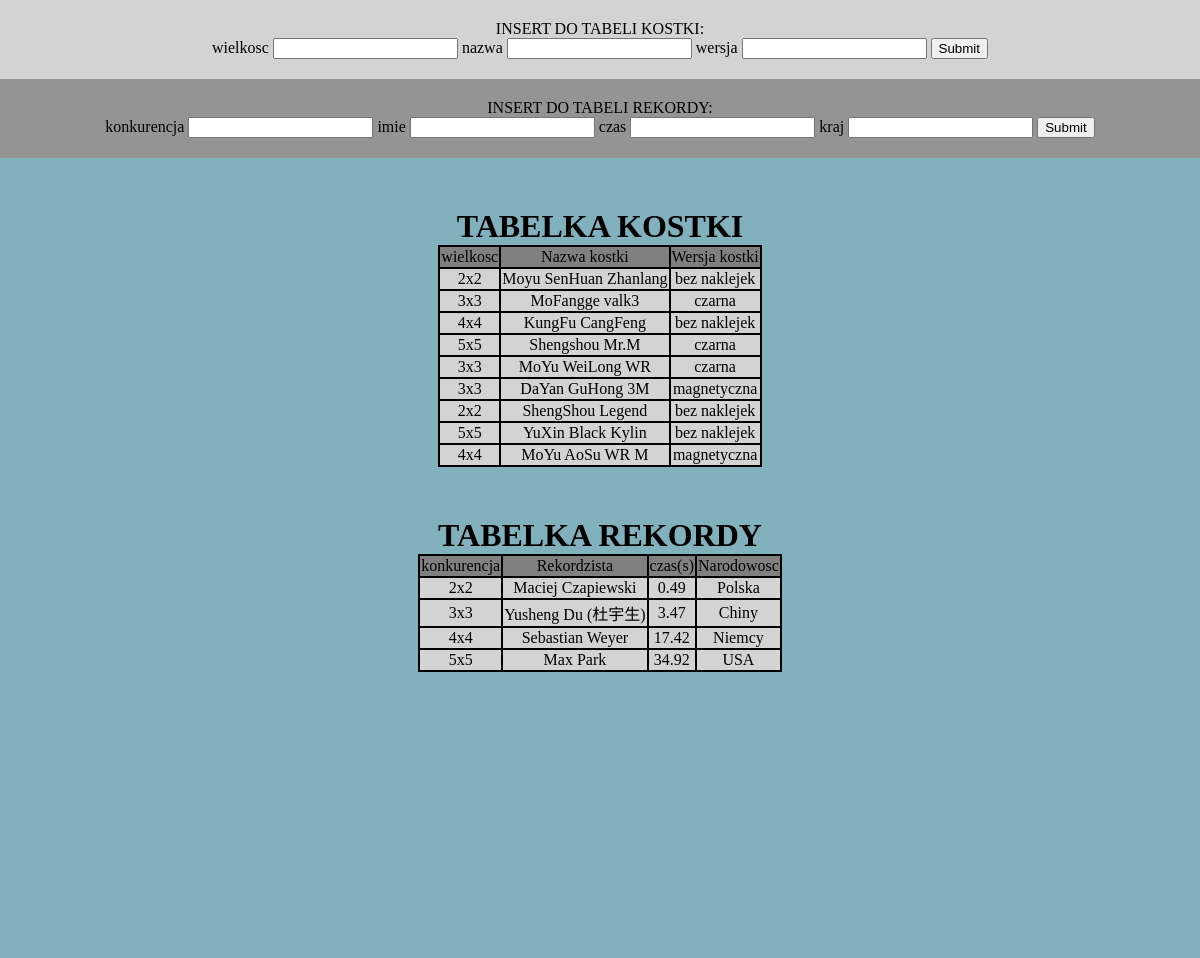
/dane.php, run on the app's committed database.
### tables this page shows
CREATE TABLE `kostki` (
  `id` int(6) UNSIGNED NOT NULL,
  `wielkosc` varchar(30) DEFAULT NULL,
  `nazwa` varchar(30) DEFAULT NULL,
  `wersja` varchar(30) DEFAULT NULL
);

CREATE TABLE `rekordy` (
  `id` int(6) UNSIGNED NOT NULL,
  `konkurencja` varchar(30) DEFAULT NULL,
  `imie` varchar(30) DEFAULT NULL,
  `czas` varchar(30) DEFAULT NULL,
  `kraj` varchar(30) DEFAULT NULL
);

### dane.php (the view, shortened to what this page needs)
<!DOCTYPE html>
<html>
<head>
<link rel="stylesheet" href="stylephp.css"/>
</head>
<body>
<div class="insert1">
    INSERT DO TABELI KOSTKI:
    <form action="insert.php" method="POST">
        wielkosc
        <input type="text" name="wielkosc">
        nazwa
        <input type="text" name="nazwa">
        wersja
        <input type="text" name="wersja">
        <input type="submit" name="POST">
    </form>
</div>
<div class="insert2">
INSERT DO TABELI REKORDY:
    <form action="insert2.php" method="POST">
        konkurencja
        <input type="text" name="konkurencja">
        imie
        <input type="text" name="imie">
        czas
        <input type="text" name="czas">
        kraj
        <input type="text" name="kraj">
        <input type="submit" name="POST">
    </form>
</div>
<div class="tabelediv">
<?php
       $servername="localhost";
       $username="Dawid";
       $password="dawid";
       $dbname="dawid_rokita";
       $conn= new mysqli($servername, $username, $password, $dbname);
       $result= $conn->query("SELECT * FROM kostki;");
        echo("<h1>TABELKA KOSTKI</h1>");
        echo("<div class='tabelka'>");
        echo("<table>");
        echo("<tr class='headtab'>
            <td>wielkosc</td>
            <td>Nazwa kostki</td>
            <td>Wersja kostki</td>
        </tr>");
        while($wiersz = $result->fetch_assoc()){
            echo("<tr>");
            echo("<td>" .$wiersz['wielkosc']. "</td><td>" .$wiersz['nazwa']. "</td><td>" .$wiersz['wersja']. "</td>");
            echo("</tr>");
        }
        echo("</table>");
        echo("</div>");
        $result2= $conn->query("SELECT * FROM rekordy;");
        echo("<h1>TABELKA REKORDY</h1>");
        echo("<div class='tabelka'>");
        echo("<table>");
        echo("<tr class='headtab'>
            <td>konkurencja</td>
            <td>Rekordzista</td>
            <td>czas(s)</td>
            <td>Narodowosc</td>
        </tr>");
        while($wiersz2 = $result2->fetch_assoc()){
            echo("<tr>");
            echo("<td>" .$wiersz2['konkurencja']. "</td><td>" .$wiersz2['imie']. "</td><td>" .$wiersz2['czas']. "</td><td>" .$wiersz2['kraj']. "</td>");
            echo("</tr>");
        }
        echo("</table>");
        echo("</div>");
?>
</div>
</body>
</html>

### stylephp.css (style rules this page uses)
* { margin: 0; }
table, tr, td { border-collapse:collapse; border: 2px solid black; text-align: center; }
tr { background: lightgray; }
.headtab { background-color: gray; }
.insert1 { background-color: lightgray; padding: 20px; text-align: center; }
.insert2 { background-color: rgb(148, 148, 148); padding: 20px; text-align: center; }
.tabelediv { display: flex; background-color: rgb(128, 177, 189); height: 100vh; flex-wrap: wrap; flex-direction: column; align-items: center; }
h1 { margin-top: 50px; }

### data on the page
kostki: wielkosc "2x2", nazwa "Moyu SenHuan Zhanlang", wersja "bez naklejek"
kostki: wielkosc "3x3", nazwa "MoFangge valk3", wersja "czarna"
kostki: wielkosc "4x4", nazwa "KungFu CangFeng", wersja "bez naklejek"
kostki: wielkosc "5x5", nazwa "Shengshou Mr.M", wersja "czarna"
kostki: wielkosc "3x3", nazwa "MoYu WeiLong WR", wersja "czarna"
kostki: wielkosc "3x3", nazwa "DaYan GuHong 3M", wersja "magnetyczna"
kostki: wielkosc "2x2", nazwa "ShengShou Legend", wersja "bez naklejek"
kostki: wielkosc "5x5", nazwa "YuXin Black Kylin", wersja "bez naklejek"
kostki: wielkosc "4x4", nazwa "MoYu AoSu WR M", wersja "magnetyczna"
rekordy: konkurencja "2x2", imie "Maciej Czapiewski", czas "0.49", kraj "Polska"
rekordy: konkurencja "3x3", imie "Yusheng Du (杜宇生)", czas "3.47", kraj "Chiny"
rekordy: konkurencja "4x4", imie "Sebastian Weyer", czas "17.42", kraj "Niemcy"
rekordy: konkurencja "5x5", imie "Max Park", czas "34.92", kraj "USA"
